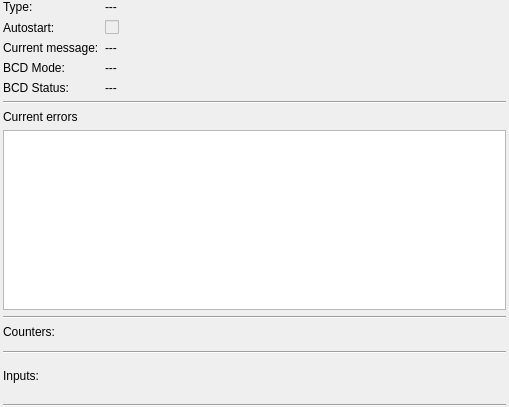
<?xml version="1.0" encoding="UTF-8"?>
<ui version="4.0">
 <class>Widget</class>
 <widget class="QWidget" name="Widget">
  <property name="geometry">
   <rect>
    <x>0</x>
    <y>0</y>
    <width>509</width>
    <height>407</height>
   </rect>
  </property>
  <layout class="QVBoxLayout" name="verticalLayout">
   <property name="leftMargin">
    <number>3</number>
   </property>
   <property name="topMargin">
    <number>0</number>
   </property>
   <property name="rightMargin">
    <number>3</number>
   </property>
   <property name="bottomMargin">
    <number>0</number>
   </property>
   <item>
    <widget class="QWidget" name="widget" native="true">
     <layout class="QFormLayout" name="formLayout">
      <property name="leftMargin">
       <number>0</number>
      </property>
      <property name="topMargin">
       <number>0</number>
      </property>
      <property name="rightMargin">
       <number>0</number>
      </property>
      <property name="bottomMargin">
       <number>0</number>
      </property>
      <item row="0" column="0">
       <widget class="QLabel" name="label">
        <property name="text">
         <string>Type:</string>
        </property>
       </widget>
      </item>
      <item row="1" column="0">
       <widget class="QLabel" name="label_2">
        <property name="text">
         <string>Autostart:</string>
        </property>
       </widget>
      </item>
      <item row="0" column="1">
       <widget class="QLabel" name="lblType">
        <property name="text">
         <string>---</string>
        </property>
       </widget>
      </item>
      <item row="2" column="1">
       <widget class="QLabel" name="lblCurrentMessage">
        <property name="text">
         <string>---</string>
        </property>
       </widget>
      </item>
      <item row="1" column="1">
       <widget class="QCheckBox" name="chkAutostart">
        <property name="enabled">
         <bool>false</bool>
        </property>
        <property name="text">
         <string/>
        </property>
       </widget>
      </item>
      <item row="2" column="0">
       <widget class="QLabel" name="label_5">
        <property name="text">
         <string>Current message:</string>
        </property>
       </widget>
      </item>
      <item row="3" column="0">
       <widget class="QLabel" name="label_3">
        <property name="text">
         <string>BCD Mode:</string>
        </property>
       </widget>
      </item>
      <item row="3" column="1">
       <widget class="QLabel" name="lblBcdMode">
        <property name="text">
         <string>---</string>
        </property>
       </widget>
      </item>
      <item row="4" column="0">
       <widget class="QLabel" name="label_4">
        <property name="text">
         <string>BCD Status:</string>
        </property>
       </widget>
      </item>
      <item row="4" column="1">
       <widget class="QLabel" name="lblBcdStatus">
        <property name="text">
         <string>---</string>
        </property>
       </widget>
      </item>
     </layout>
    </widget>
   </item>
   <item>
    <widget class="Line" name="line">
     <property name="orientation">
      <enum>Qt::Horizontal</enum>
     </property>
    </widget>
   </item>
   <item>
    <widget class="QWidget" name="widget_2" native="true">
     <layout class="QVBoxLayout" name="verticalLayout_2">
      <property name="leftMargin">
       <number>0</number>
      </property>
      <property name="topMargin">
       <number>0</number>
      </property>
      <property name="rightMargin">
       <number>0</number>
      </property>
      <property name="bottomMargin">
       <number>0</number>
      </property>
      <item>
       <widget class="QLabel" name="label_6">
        <property name="text">
         <string>Current errors</string>
        </property>
       </widget>
      </item>
      <item>
       <widget class="QTableView" name="errorsTable">
        <property name="enabled">
         <bool>true</bool>
        </property>
        <property name="editTriggers">
         <set>QAbstractItemView::NoEditTriggers</set>
        </property>
        <property name="tabKeyNavigation">
         <bool>false</bool>
        </property>
        <property name="showDropIndicator" stdset="0">
         <bool>false</bool>
        </property>
        <property name="dragDropOverwriteMode">
         <bool>false</bool>
        </property>
       </widget>
      </item>
      <item>
       <widget class="Line" name="line_3">
        <property name="orientation">
         <enum>Qt::Horizontal</enum>
        </property>
       </widget>
      </item>
      <item>
       <widget class="QWidget" name="widget_3" native="true">
        <layout class="QVBoxLayout" name="verticalLayout_3">
         <property name="leftMargin">
          <number>0</number>
         </property>
         <property name="topMargin">
          <number>0</number>
         </property>
         <property name="rightMargin">
          <number>0</number>
         </property>
         <property name="bottomMargin">
          <number>0</number>
         </property>
         <item>
          <widget class="QLabel" name="label_7">
           <property name="text">
            <string>Counters:</string>
           </property>
          </widget>
         </item>
         <item>
          <widget class="QWidget" name="countersWidgets" native="true"/>
         </item>
        </layout>
       </widget>
      </item>
      <item>
       <widget class="Line" name="line_2">
        <property name="orientation">
         <enum>Qt::Horizontal</enum>
        </property>
       </widget>
      </item>
      <item>
       <widget class="QWidget" name="widget_4" native="true">
        <layout class="QVBoxLayout" name="verticalLayout_4">
         <property name="leftMargin">
          <number>0</number>
         </property>
         <property name="rightMargin">
          <number>0</number>
         </property>
         <item>
          <widget class="QLabel" name="label_8">
           <property name="text">
            <string>Inputs:</string>
           </property>
          </widget>
         </item>
         <item>
          <widget class="QWidget" name="inputsWidget" native="true"/>
         </item>
        </layout>
       </widget>
      </item>
      <item>
       <widget class="Line" name="line_4">
        <property name="orientation">
         <enum>Qt::Horizontal</enum>
        </property>
       </widget>
      </item>
     </layout>
    </widget>
   </item>
  </layout>
 </widget>
 <resources/>
 <connections/>
</ui>
